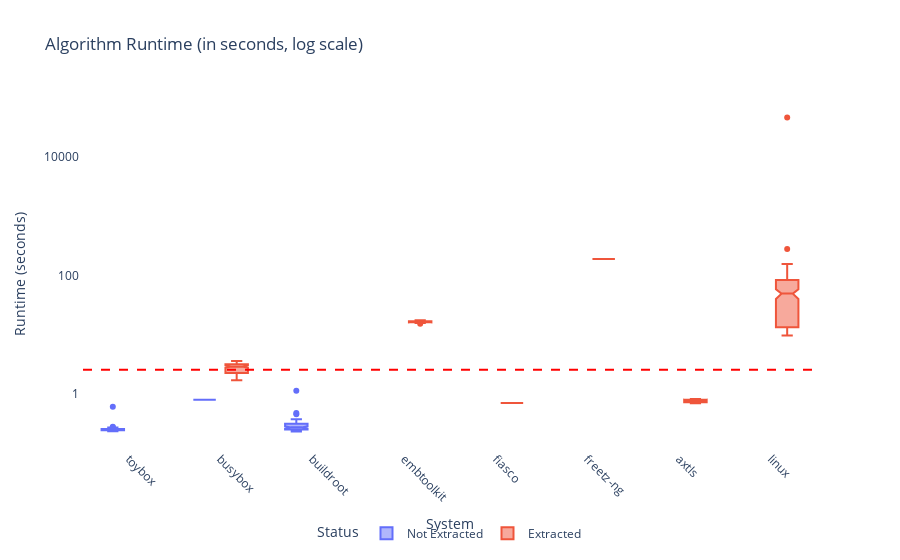

Notebook source saved alongside this figure:
### Code cell
import pandas as pd
import plotly.express as px

# Datei einlesen
file_configfixextractor = '/home/rami/torte/output/kconfig/output.csv'
df = pd.read_csv(file_configfixextractor)

# Konvertiere die Zeit in numerische Werte und in Sekunden
df['model-time'] = pd.to_numeric(df['model-time'], errors='coerce')
df['model-time-seconds'] = df['model-time'] / 1e9  # Zeit von Nanosekunden in Sekunden umrechnen

# Status basierend auf den vorhandenen Werten für 'model-file' und 'model-time'
df['status'] = df.apply(
    lambda row: 'Extracted' if pd.notna(row['model-file']) and pd.notna(row['model-time']) else 'Not Extracted',
    axis=1
)

# Median für die Mittellinie berechnen
median = df['model-time-seconds'].median()

# Boxplot mit Plotly Express
fig = px.box(
    df,
    x='system',  # Systeme auf der X-Achse
    y='model-time-seconds',  # Zeit in Sekunden auf der Y-Achse
    color='status',  # Farben für Status ('Extracted' vs. 'Not Extracted')
    title='Algorithm Runtime (in seconds, log scale)',
    labels={
        'system': 'System',
        'model-time-seconds': 'Runtime (seconds)',
        'status': 'Extraction Status'
    },
    notched=True  # Kerben im Boxplot aktivieren
)

# Mittellinie hinzufügen
fig.add_shape(
    type="line",
    x0=-0.5,  # Anfang der Linie (leicht außerhalb der Achse)
    x1=len(df['system'].unique()) - 0.5,  # Dynamisches Ende basierend auf Anzahl Systeme
    y0=median,
    y1=median,
    line=dict(color="red", width=2, dash="dash"),
    xref="x",
    yref="y"
)

# Layout anpassen - Logarithmische Y-Achse mit definierten Ticks
fig.update_layout(
    yaxis=dict(
        title='Runtime (seconds)',
        type='log',  # Logarithmische Skalierung
        tickmode='array',  # Benutze spezifische Tick-Werte
        tickvals=[0.1, 1, 100, 10000],  # Definierte Tick-Werte
        ticktext=['0.1', '1', '100', '10000'],  # Tick-Beschriftungen
        showgrid=True,  # Zeige Gitterlinien
        zeroline=False  # Entferne Null-Linie
    ),
    xaxis=dict(
        title='System',  # Titel für die X-Achse
        tickangle=45  # Leichte Neigung der X-Achsen-Beschriftungen
    ),
    plot_bgcolor='white',  # Weißer Hintergrund für das Diagramm
    paper_bgcolor='white',  # Weißer Hintergrund für die gesamte Fläche
    legend=dict(
        title='Status',
        orientation='h',  # Horizontale Anordnung der Legende
        x=0.5,  # Zentrierte Position der Legende
        xanchor='center',
        y=-0.2
    )
)

# Diagramm anzeigen
fig.show()

### Figure 1 — Plotly figure (JSON) as saved in the notebook; plotly's stock layout.template omitted (floating-point values rounded to 4 significant figures; data arrays with more than 128 entries replaced by an {"elided": "..."} marker saying what was removed)
{"data": [{"alignmentgroup": "True", "hovertemplate": "Extraction Status=Not Extracted<br>System=%{x}<br>Runtime (seconds)=%{y}<extra></extra>", "legendgroup": "Not Extracted", "marker": {"color": "#636efa"}, "name": "Not Extracted", "notched": true, "offsetgroup": "Not Extracted", "orientation": "v", "showlegend": true, "type": "box", "x": {"elided": "145 str values"}, "x0": " ", "xaxis": "x", "y": {"elided": "145 float values"}, "y0": " ", "yaxis": "y"}, {"alignmentgroup": "True", "hovertemplate": "Extraction Status=Extracted<br>System=%{x}<br>Runtime (seconds)=%{y}<extra></extra>", "legendgroup": "Extracted", "marker": {"color": "#EF553B"}, "name": "Extracted", "notched": true, "offsetgroup": "Extracted", "orientation": "v", "showlegend": true, "type": "box", "x": {"elided": "290 str values"}, "x0": " ", "xaxis": "x", "y": {"elided": "290 float values"}, "y0": " ", "yaxis": "y"}], "layout": {"boxmode": "group", "legend": {"orientation": "h", "title": {"text": "Status"}, "tracegroupgap": 0, "x": 0.5, "xanchor": "center", "y": -0.2}, "paper_bgcolor": "white", "plot_bgcolor": "white", "shapes": [{"line": {"color": "red", "dash": "dash", "width": 2}, "type": "line", "x0": -0.5, "x1": 7.5, "xref": "x", "y0": 2.555, "y1": 2.555, "yref": "y"}], "title": {"text": "Algorithm Runtime (in seconds, log scale)"}, "xaxis": {"anchor": "y", "domain": [0, 1], "tickangle": 45, "title": {"text": "System"}}, "yaxis": {"anchor": "x", "domain": [0, 1], "showgrid": true, "tickmode": "array", "ticktext": ["0.1", "1", "100", "10000"], "tickvals": [0.1, 1, 100, 10000], "title": {"text": "Runtime (seconds)"}, "type": "log", "zeroline": false}}}
